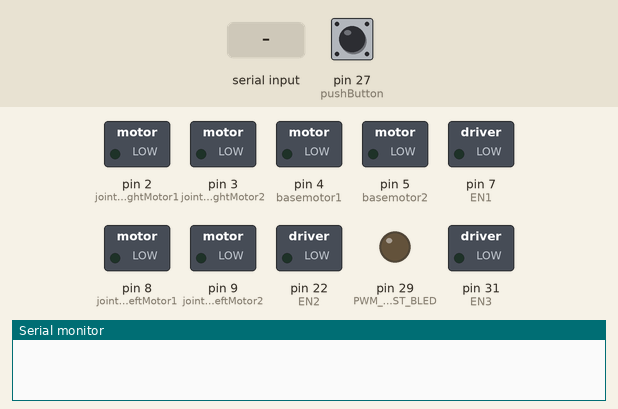
Bench run of a sketch on a simulated Arduino Mega 2560, built with avr-gcc and run on an emulated ATmega2560. Shown: switched loads named in the sketch (green lamp = pin HIGH), output pins drawn as LEDs (lit = HIGH), the last lines printed to the serial monitor. The inputs (shaded band) are chosen by the test bench; at power-on: pin 27 (pushButton) HIGH.

Above: at 1.2 s.
1.3 s: "1,90," received over the second serial link
At 2.0 s:
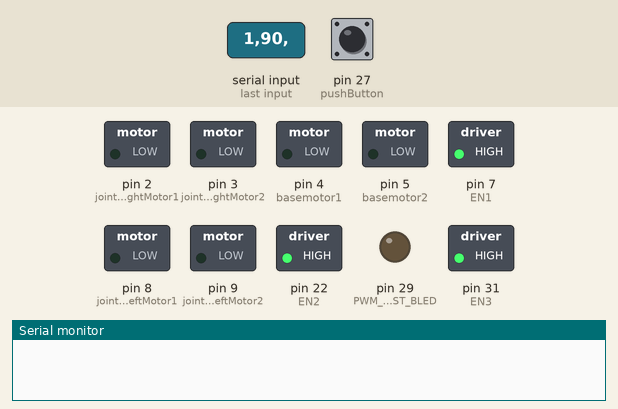
At 3.9 s:
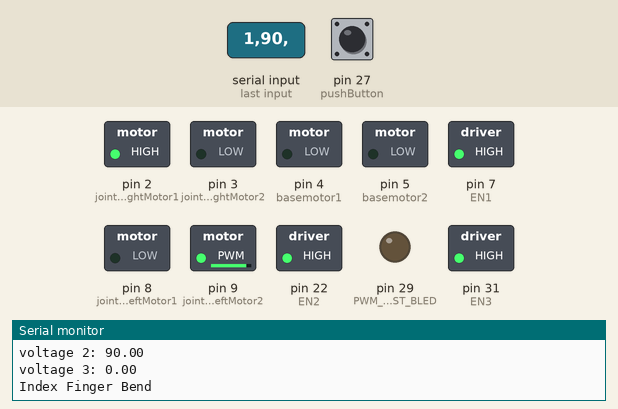
Timing chart, 0 to 5.4 s (numbered marks = the images above; inputs shaded):
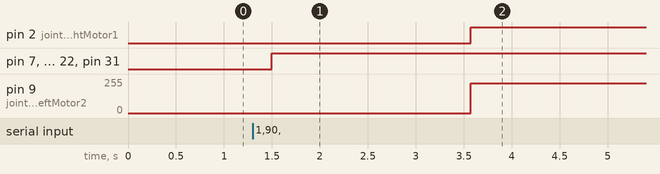

Measured:
- after the input at 1.3 s, pin 2 (jointArmRightMotor1): LOW → HIGH after 2.3 s; pin 9 (jointArmLeftMotor2): 0/255 → 225/255 after 2.3 s

The sketch:

receiver_test_copy.ino
```cpp
// Receiver side bluetooth configurion
#include <SoftwareSerial.h>
char flexread;
char MPU_read;
 const int numchars = 3;
float RX_Flex[3];
float RX_MPU[3];
static int indx =0;
static int indx2 = 0;
boolean newData = false;
char Buffer[32];
char MPUBuffer[32];
int RobotStartButton;
int rxPin = 13;
int txPin = 12;
void RX2(void);
int pushButton = 27;
int buttonState=1;
int buttonRead = digitalRead(pushButton);
SoftwareSerial mySerial(8,9);
SoftwareSerial mySerial2(10,11);
void buttonRX(void);
int PWM_TEST_BLED = 29;


 // 1st motor driver
int EN1 = 7;
int jointArmLeftMotor1 = 8; // left motor joint arm(pos terminal)
int jointArmLeftMotor2 = 9;  //left motor joint arm(neg terminal)
int EN2 = 22;
int jointArmRightMotor1 = 2;// right motor joint arm(pos terminal)
int jointArmRightMotor2 = 3;//right motor joint arm(neg terminal)
// 2nd motor driver
int EN3 = 31;
int basemotor1 = 4; // base motor
int basemotor2 = 5;  //base motor 2
int EN4 = 22;

typedef enum{
  STARTSTATE=1,
  RUNNINGSTATE=2

} RoboStates;

typedef struct{
  float ThumbFinger;
  float IndexFinger;
  float MiddleFinger;
  double mpuXaxis;
  double mpuYaxis;
  double mpuZaxis;
  //RoboStates RobotStartButton;
} ROBOTARM;


void setup() {
  Serial.begin(115200);
  Serial1.begin(115200);
  Serial2.begin(115200);
  pinMode(PWM_TEST_BLED,OUTPUT);
   pinMode(EN1,OUTPUT);
   pinMode(jointArmLeftMotor1,OUTPUT);
   pinMode(jointArmLeftMotor2,OUTPUT);
   pinMode(EN2,OUTPUT);
   pinMode(jointArmRightMotor1,OUTPUT);
   pinMode(jointArmRightMotor2,OUTPUT);
   pinMode(pushButton,INPUT);
   pinMode(EN3,OUTPUT);
   pinMode(basemotor1,OUTPUT);
   pinMode(basemotor2,OUTPUT);
   pinMode(EN4,OUTPUT);

}

void loop() {
flexSensorRX();
delay(500);
mpuRX();
delay(500);
//buttonRX();
delay(500);
RobotRun2();
delay(500);
}


void buttonRX(void){
  /*
  if(Serial1.available() > 0){
    int buttonreader = Serial1.read();
    if(buttonreader == 1){
      RobotStartButton = 1;
      Serial.println(buttonreader);
    }
    */


  if((buttonState == 1) && (buttonRead==0)){
    RobotStartButton = 1;
    Serial.println("startstate");
  }

}

void flexSensorRX(void){
char endmaker = '\n';

  while(Serial1.available() > 0){
      flexread = Serial1.readBytesUntil(',',Buffer,5);
      RX_Flex[flexread] = '\0';
    RX_Flex[indx] = atof(Buffer);
        indx++;
    if(indx >= 3){
      indx = 0;
    }

    if( RX_Flex[indx] == '\n')
    {

      indx =0;
    }
  Serial.print("voltage 1: ");
  Serial.println(RX_Flex[0]);
  Serial.print("voltage 2: ");
  Serial.println( (RX_Flex[1]));
  Serial.print("voltage 3: ");
  Serial.println( (RX_Flex[2]));
  Serial.println();
  delay(10);

}
}

void mpuRX(void){

  while(Serial2.available() > 0){
      MPU_read = Serial2.readBytesUntil(',',MPUBuffer,9);
      //MPU_read = Serial2.readBytes(MPUBuffer,7);
      RX_MPU[MPU_read] = '\0';
    RX_MPU[indx2] = atof(MPUBuffer);
        indx2++;
    if(indx2 >= 3){
      indx2 = 0;
    }

    if( RX_MPU[indx2] == '\n')
    {

      indx2 =0;
    }
  Serial.print("XANG: ");
  Serial.println(RX_MPU[0]);
  Serial.print("YANG: ");
  Serial.println( (RX_MPU[1]));
  Serial.print("ZANG: ");
  Serial.println( (RX_MPU[2]));
  Serial.println();
  delay(10);
  }

}


  /*
  void RobotRun(void){
    RoboStates RobotState=RobotStartButton;
    ROBOTARM *robotPointer;
    robotPointer = malloc(sizeof(ROBOTARM));
    robotPointer->ThumbFinger = RX_Flex[0];
    robotPointer->IndexFinger = RX_Flex[1];
    robotPointer->MiddleFinger = RX_Flex[2];
    robotPointer->mpuXaxis = RX_MPU[0];
    robotPointer->mpuYaxis = RX_MPU[1];
    robotPointer->mpuZaxis = RX_MPU[2];
switch(RobotState){
  case (STARTSTATE):
      /// do push button to wake up  robot arm into running mode
          digitalWrite(PWM_TEST_BLED,HIGH);
          RobotState=RUNNINGSTATE;
     break;
  case(RUNNINGSTATE):
         if(robotPointer->ThumbFinger >= 3.50){
          // use the claw function
         }
         else if(robotPointer->IndexFinger >= 5.00){
          JointArmForward();
          delay(50);
         }
         else if((robotPointer->IndexFinger <= 4.25) && (robotPointer->IndexFinger >= 3.75)){
          JointArmBackwrd();
          delay(50);
         }
         else{
          JointArmMotorStop();
          delay(50);
         }

    break;
  default:
      RobotState=STARTSTATE;
      digitalWrite(PWM_TEST_BLED,LOW);
     break;

  }

  }
*/
  void JointArmForward(void){
    digitalWrite(EN1,HIGH);
    analogWrite(jointArmLeftMotor1,0);
    analogWrite(jointArmLeftMotor2,225);
    digitalWrite(EN2,HIGH);
    analogWrite(jointArmRightMotor1,255);
    analogWrite(jointArmRightMotor2,0);

  }

  void JointArmBackwrd(void){
    digitalWrite(EN1,HIGH);
    analogWrite(jointArmLeftMotor1,255);
    analogWrite(jointArmLeftMotor2,0);
    digitalWrite(EN2,HIGH);
    analogWrite(jointArmRightMotor1,0);
    analogWrite(jointArmRightMotor2,255);
  }
void JointArmMotorStop(void){
  digitalWrite(EN1,HIGH);
    analogWrite(jointArmLeftMotor1,0);
    analogWrite(jointArmLeftMotor2,0);
    digitalWrite(EN2,HIGH);
    analogWrite(jointArmRightMotor1,0);
    analogWrite(jointArmRightMotor2,0);
}


void RobotRun2(void){
  RoboStates RobotState=RobotStartButton;
    ROBOTARM *robotPointer;
    robotPointer = malloc(sizeof(ROBOTARM));
    robotPointer->ThumbFinger = RX_Flex[0];
    robotPointer->IndexFinger = RX_Flex[1];
    robotPointer->MiddleFinger = RX_Flex[2];
    robotPointer->mpuXaxis = RX_MPU[0];
    robotPointer->mpuYaxis = RX_MPU[1];
    robotPointer->mpuZaxis = RX_MPU[2];

 if(robotPointer->ThumbFinger >= 3.50){
          // use the claw function
    Serial.println("Actuate Gripper!");
    delay(50);
          }
 else if(robotPointer->IndexFinger > 4.00){
           Serial.println("Index Finger Bend");
          JointArmForward();
          delay(50);

         }
 else if((robotPointer->IndexFinger <= 4.00) && (robotPointer->IndexFinger >= 3.45)){
        Serial.println("Index Finger release");
          JointArmBackwrd();
          delay(50);

         }
  else if((robotPointer->mpuXaxis >310) && ((robotPointer->mpuZaxis >= 180) &&(robotPointer->mpuZaxis <= 200))){
           Serial.println("Rotate Base CCW");
           baseCounterClockWise();
           delay(50);
  }
 else if(((robotPointer->mpuXaxis >= 10) &&(robotPointer->mpuXaxis <= 70)) && ((robotPointer->mpuZaxis > 0) &&(robotPointer->mpuZaxis <= 12))){
            Serial.println("Rotate Base CW");
              baseClockWise();
             delay(50);
  }
 else{
          JointArmMotorStop();
          BaseMotorStop();
          delay(50);
         }

}

 void baseClockWise(void){
    digitalWrite(EN3,HIGH);
    analogWrite(basemotor1,0);
    analogWrite(basemotor2,100);


  }

void baseCounterClockWise(void){
    digitalWrite(EN3,HIGH);
    analogWrite(basemotor1,100);
    analogWrite(basemotor2,0);


  }
  void BaseMotorStop(void){
    digitalWrite(EN3,HIGH);
    analogWrite(basemotor1,0);
    analogWrite(basemotor2,0);
  }
```
